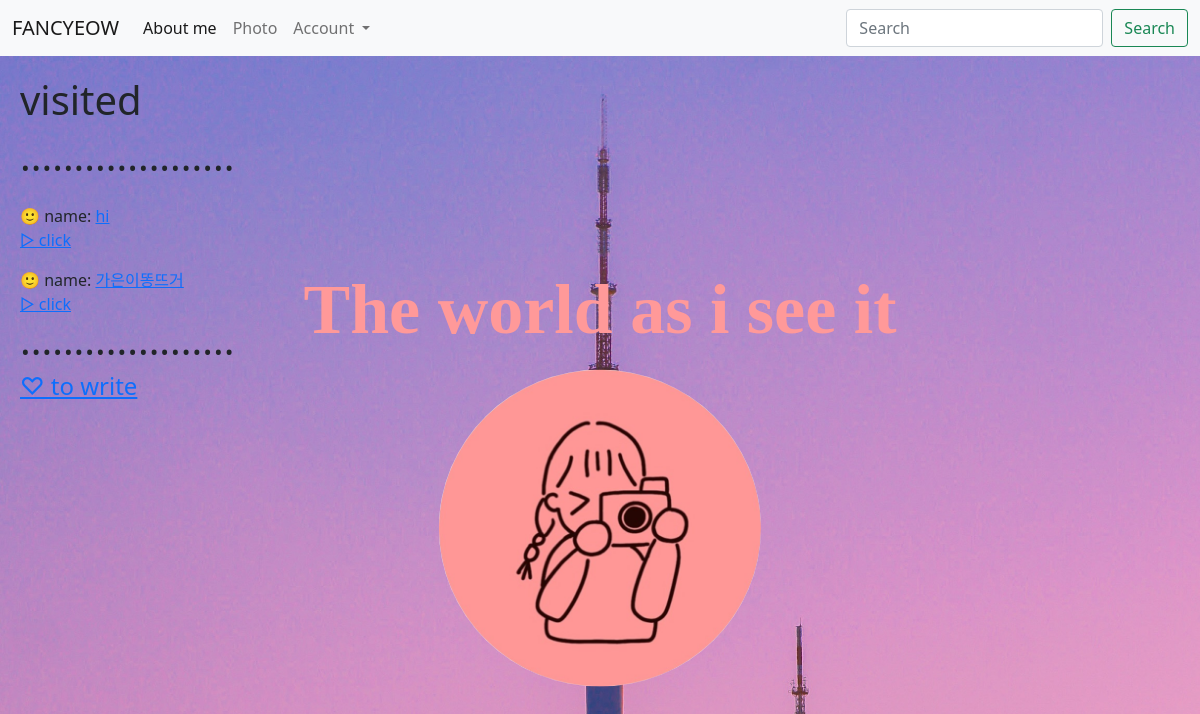
The page / (signed in) on the database as committed earlier.
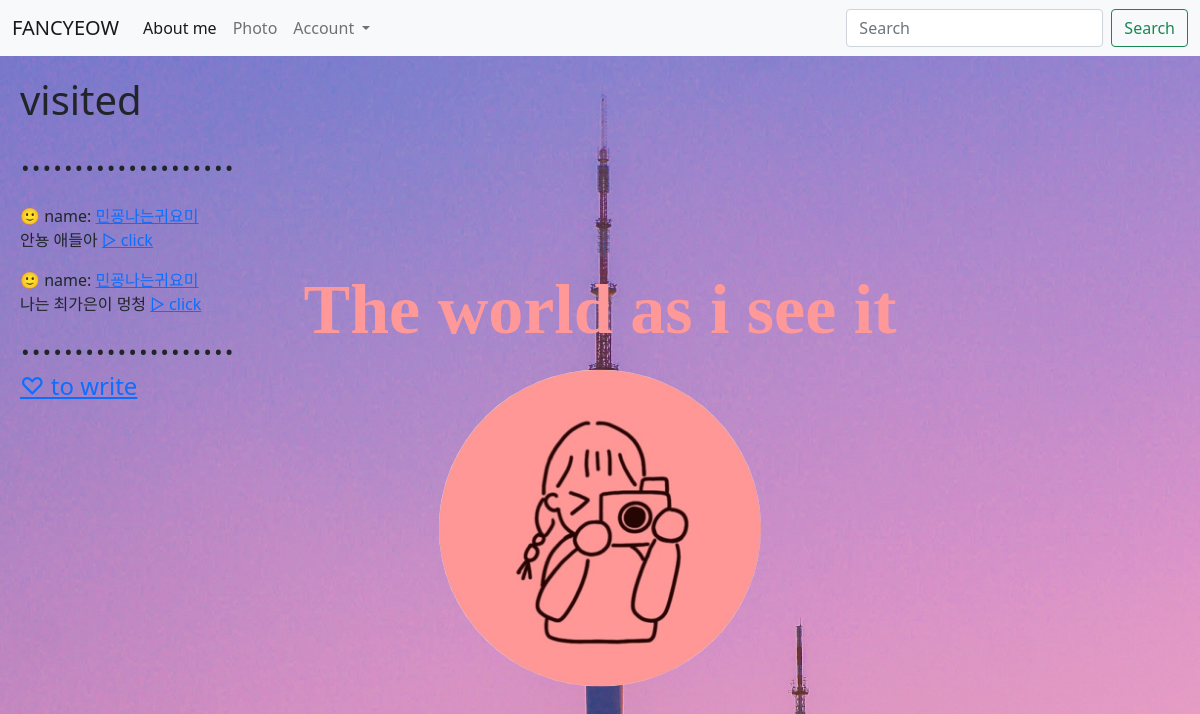
The same page on the database as committed later.
### main/models.py (models this page shows, shortened)
class Post(models.Model):
    id = models.AutoField(primary_key=True)
    title = models.CharField(max_length=200)
    writer = models.ForeignKey(User, on_delete = models.CASCADE)
    pub_date = models.DateTimeField()
    body = models.TextField()
    image = models.ImageField(upload_to="post/", blank=True, null=True)
    like_user_set = models.ManyToManyField(User, blank=True, related_name='likes_user_set',through='Like')
    dislike_user_set = models.ManyToManyField(User, blank=True, related_name='dislikes_user_set',through='Dislike')
    def summary(self):
        return self.body[:10]

### main/views.py (the view)
# urls.py: path('', showmain, name="showmain"),
def showmain(request):
    post = Post.objects.all()
    return render(request, 'main/mainpage.html', {'post':post})

### main/templates/main/mainpage.html (shortened to what this page needs)
{% extends 'base.html' %} {% load static %} {% block content %}
<div class="text">
  <p>The world as i see it</p>
</div>
<img class="profile_icon" src="{%static 'images/icon.jpg' %}" />
<div class="visit">
  {% if user.is_authenticated %}
  <h1>visited</h1>
  <div >
    <h1>....................</h1>
    {% for post in post %}
    <div>
      {% if post.writer %}
      {% if 'user' in post.writer.username and post.writer.username != 'users' %}
      🙂 name: <a href="{% url 'users:mypage' post.writer.id %}">{{ post.writer.last_name }} {{ post.writer.first_name }}</a>
      {% else %}
      🙂 name: <a href="{% url 'users:mypage' post.writer.id %}">{{ post.writer }}</a>
      {% endif %}
      {% else %}
      🙂 name: 알 수 없음
      {% endif %}<br>
      {{post.summary}}
      <a href="{%url 'main:detail' post.id %}">▷ click</a>
      <br />
    </div>
    {%endfor%}
  </div>
  <h1>....................</h1>
  <h4><a href="{%url 'main:new' %}">♡ to write</a></h4>
  {% else %}
    <h3>로그인  후 이용 가능</h3>
    <a href = "{% url 'account_login' %}" class="btn btn-warning">로그인</a>
    <a href = "{% url 'account_signup' %}"class="btn btn-warning">회원가입</a>
    {% endif %}
</div>
{% endblock %}

### basic/templates/base.html (shortened to what this page needs)
{% load static %}
<!DOCTYPE html>
<html lang="en">
<head>
    <link href="https://cdn.jsdelivr.net/npm/bootstrap@5.0.0-beta3/dist/css/bootstrap.min.css" rel="stylesheet">
    <link rel="stylesheet" href="{% static 'css/project.css' %}">
</head>
<body>
    {% include 'shared/_navbar.html'%}
    {% block content %}
    {% endblock %}
</body>
</html>

### basic/templates/shared/_navbar.html (shortened to what this page needs)
<nav class="navbar navbar-expand-lg navbar-light bg-light", style="background-color: #FF9999;">
    <div class="container-fluid">
      <a class="navbar-brand" href="{% url 'main:showmain' %}">FANCYEOW</a>
      <div class="collapse navbar-collapse" id="navbarSupportedContent">
        <ul class="navbar-nav me-auto mb-2 mb-lg-0">
          <li class="nav-item">
            <a class="nav-link active" aria-current="page" href="{% url 'main:first' %}">About me</a>
          </li>
          <li class="nav-item">
            <a class="nav-link" href="{% url 'main:second' %}">Photo</a>
          </li>
          <li class="nav-item dropdown">
            <a class="nav-link dropdown-toggle" href="#" id="navbarDropdown" role="button" data-bs-toggle="dropdown" aria-expanded="false">
              Account
            </a>
          </li>
        </ul>
        <form class="d-flex">
          <input class="form-control me-2" type="search" placeholder="Search" aria-label="Search">
          <button class="btn btn-outline-success" type="submit">Search</button>
        </form>
      </div>
    </div>
</nav>

### main/templates/main/mainpage.html (style rules this page uses)
.visit { position: absolute; z-index: 2; margin: 20px; border-radius: 4px; float: right; }
.text { position: absolute; z-index: 4; font-size: 70px; font-weight: bold; font-family: Times; color: #ff9999; left: 50%; top: 30%; transform: translate(-50%, -50%); }
.profile_icon { left: 50%; top: 50%; transform: translate(-50%, -50%); position: absolute; z-index: 3; border-radius: 70%; height: 30%; }

Rows that differ between the two databases and show on the page:
changed Post: writer "hi" → "민굥나는귀요미"; summary (not shown) → "안뇽 애들아"
changed Post: writer "가은이똥뜨거" → "민굥나는귀요미"; summary (not shown) → "나는 최가은이 멍청"
